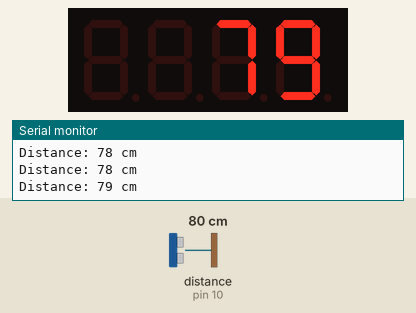
Recording of a sketch running on a simulated Arduino Uno, built with avr-gcc and run on an emulated ATmega328P. Shown: 4-digit seven-segment display, the last lines printed to the serial monitor. Wiring (inferred from the names in the program): ultrasonic range finder: trigger pin 9; echo pin 10. The inputs (shaded band) are chosen by the test bench; at power-on: distance to the obstacle (sensor on pin 10) 80 cm. The echo pulse lasts 58.3 µs per cm.

Above: at 1.3 s.
1.4 s: distance to the obstacle (sensor on pin 10) set to 2 cm
At 2.6 s:
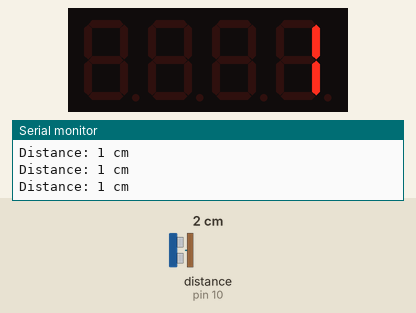
3.0 s: distance to the obstacle (sensor on pin 10) set to 60 cm
At 4.2 s:
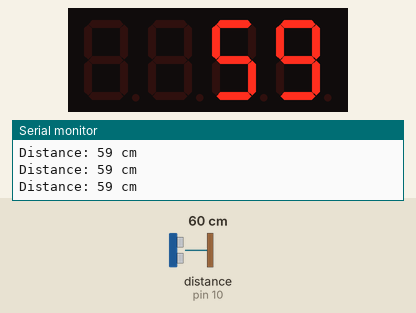
4.5 s: distance to the obstacle (sensor on pin 10) set to 18 cm
At 4.8 s:
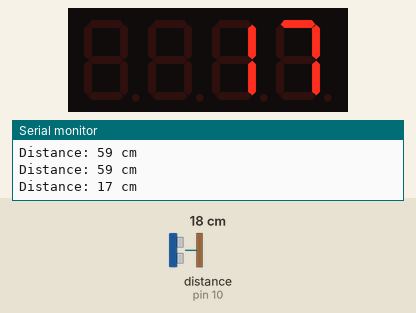
6.0 s: distance to the obstacle (sensor on pin 10) set to 4 cm
At 6.4 s:
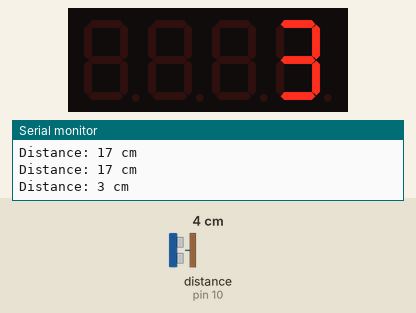
Timing chart, 0 to 8.5 s (numbered marks = the images above; inputs shaded):
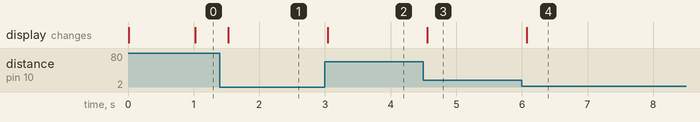

Measured:
- after the input at 1.4 s, the display: changes after 0.13 s (image 1)
- after the input at 3.0 s, the display: changes at once (image 2)
- after the input at 4.5 s, the display: changes after 0.06 s (image 3)
- after the input at 6.0 s, the display: changes after 0.07 s (image 4)

The sketch:

Distance_Measurement_Display.ino
```cpp
#include <Wire.h>
#include <Adafruit_GFX.h>
#include <Adafruit_LEDBackpack.h>

#define TRIG_PIN 9
#define ECHO_PIN 10

Adafruit_7segment display = Adafruit_7segment();

void setup() {
  // Initialize the serial monitor
  Serial.begin(9600);

  // Set up ultrasonic sensor pins
  pinMode(TRIG_PIN, OUTPUT);
  pinMode(ECHO_PIN, INPUT);

  // Initialize the 7-segment display
  display.begin(0x70); // Address for the I2C 7-segment display
  display.setBrightness(5); // Optional: set brightness (0-15)
}

void loop() {
  long duration, distance;

  // Trigger the ultrasonic sensor
  digitalWrite(TRIG_PIN, LOW);
  delayMicroseconds(2);
  digitalWrite(TRIG_PIN, HIGH);
  delayMicroseconds(10);
  digitalWrite(TRIG_PIN, LOW);

  // Measure the echo response time
  duration = pulseIn(ECHO_PIN, HIGH);

  // Calculate distance in centimeters
  distance = duration * 0.034 / 2;

  // Print to serial monitor (for debugging)
  Serial.print("Distance: ");
  Serial.print(distance);
  Serial.println(" cm");

  // Display the distance on the 4-digit 7-segment display
  if (distance < 10000) { // Ensure distance fits within display range
    display.print(distance); // Display distance directly
  } else {
    display.print(9999); // Cap display to 9999 if distance is too large
  }

  display.writeDisplay();
  delay(500); // Delay between measurements
}
```
